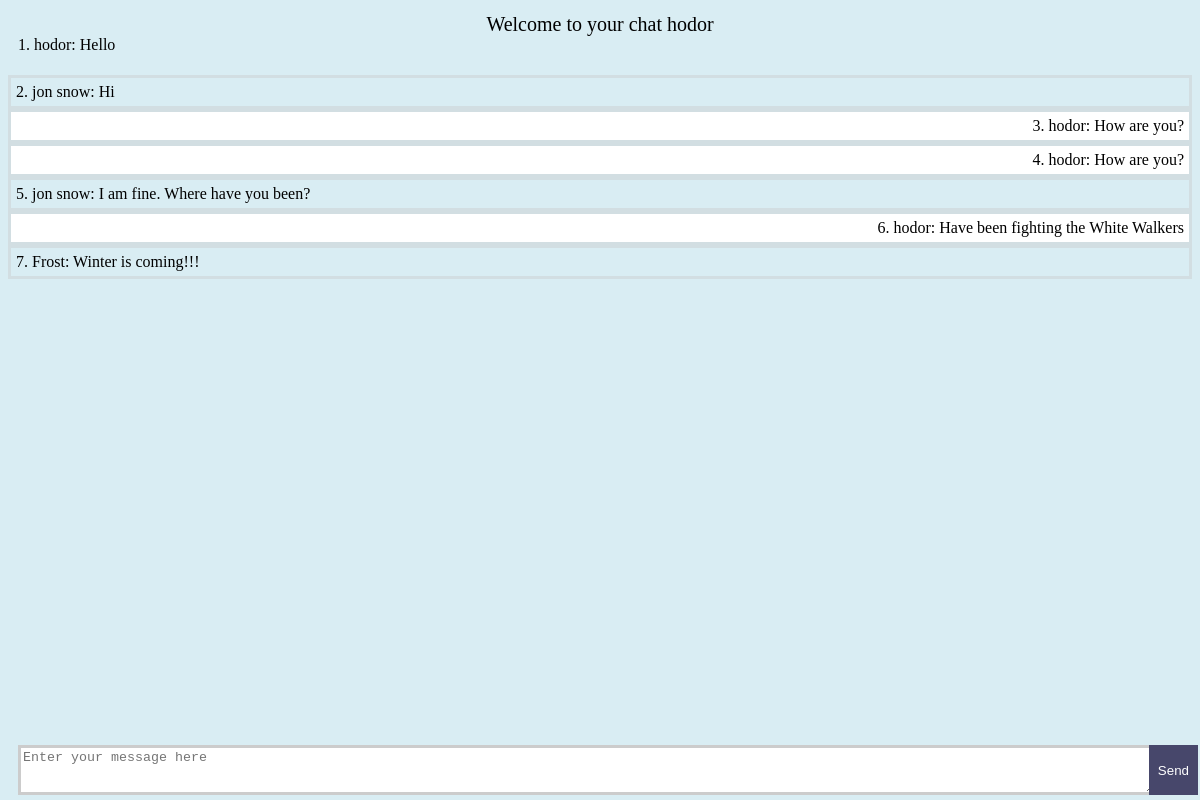
The page /dashboard/ (signed in) on the database its author committed.
### dashboard/models.py (models this page shows, shortened)
class chatDatabase(models.Model):
    serialNo = models.IntegerField()
    username = models.CharField(max_length=20)
    message = models.CharField(max_length=1000)

### dashboard/views.py (the view, shortened to what this page needs)
# urls.py: path('', views.loadDashboard, name='loadDashboard')
def loadDashboard(request):
    template = loader.get_template('dashboard/dashboardTemplate.html')
    message = ''
    allMessages = chatDatabase.objects.all()
    context={
        'user': request.session['loggedInUsername'],
        'message': message,
        'allMessages': allMessages,
    }
    return HttpResponse(template.render(context, request))

### templates/dashboard/dashboardTemplate.html (shortened to what this page needs)
<body style="background-color: #d9edf3">
<div style="padding: 5px 10px 5px 10px;">
<div style="font-family: 'Times New Roman', Times, serif; font-size: 20;"><center>Welcome to your chat {{ user }}</center></div>
<form action="#" method="POST">
    <textarea id="txt1" name="msgbox" placeholder="Enter your message here" style="position: absolute; bottom: 5px;"></textarea>
    <input type="submit" name="msgSubmitBtn" value="Send" style="position: absolute; bottom: 5px; right: 2px;>
</form>
{% for msg in allMessages %}
    {% if msg.username == user %}
        <div align="right" style="background-color: #fff; border: 3px solid #d2dee2; padding: 5px;">
            {{ msg.serialNo }}.
            {{ msg.username }}:
            {{ msg.message }} <br>
        </div>
    {% else %}
        <div align="left" style="border: 3px solid #d2dee2;padding: 5px;">
            {{ msg.serialNo }}.
            {{ msg.username }}:
            {{ msg.message }} <br>
        </div>
    {% endif %}
{% endfor %}
</body>

### templates/dashboard/dashboardTemplate.html (style rules this page uses)
#txt1 { width: 95%; height: 50px; -webkit-transition: 0.5s; transition: 0.5s; border: 3px solid #ccc; }
input[type=submit] { height: 50px; border: 3px solid #47476b; color: #fff; background-color: #47476b; }

### rows shown on the page
chatDatabase: msgSubmitBtn "Send", serialNo "1", username "hodor", message "Hello"
chatDatabase: serialNo "2", username "jon snow", message "Hi"
chatDatabase: serialNo "3", username "hodor", message "How are you?"
chatDatabase: serialNo "4", username "hodor", message "How are you?"
chatDatabase: serialNo "5", username "jon snow", message "I am fine. Where have you been?"
chatDatabase: serialNo "6", username "hodor", message "Have been fighting the White Walkers"
chatDatabase: serialNo "7", username "Frost", message "Winter is coming!!!"

### other values the page prints
{{ user }} "hodor"
